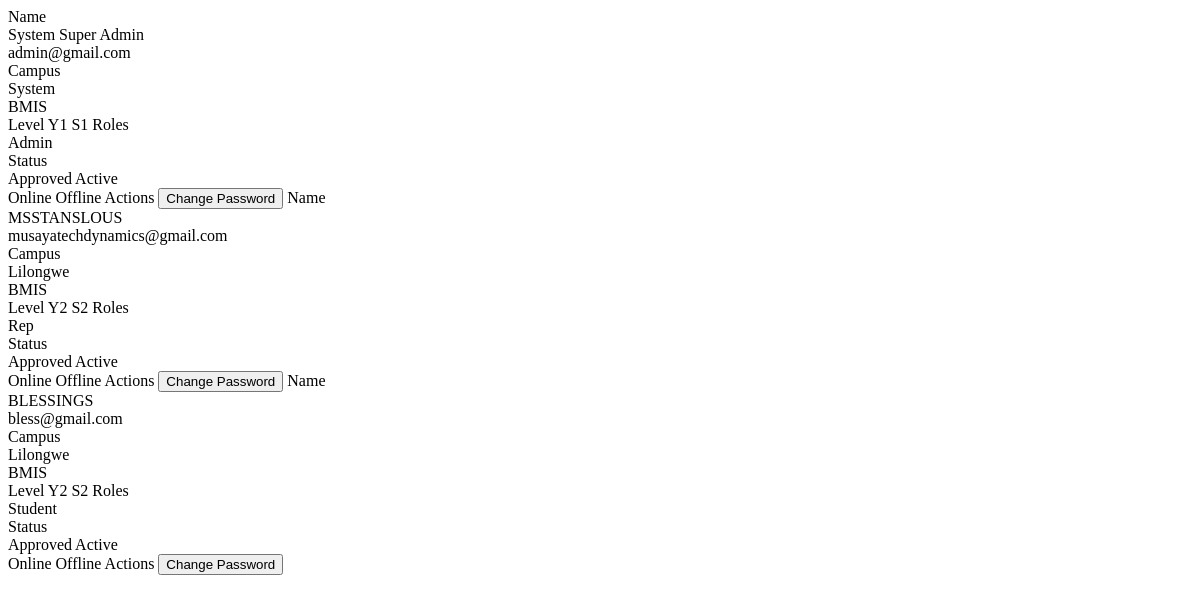
Before: /admin/table/users (signed in) with the older database file.
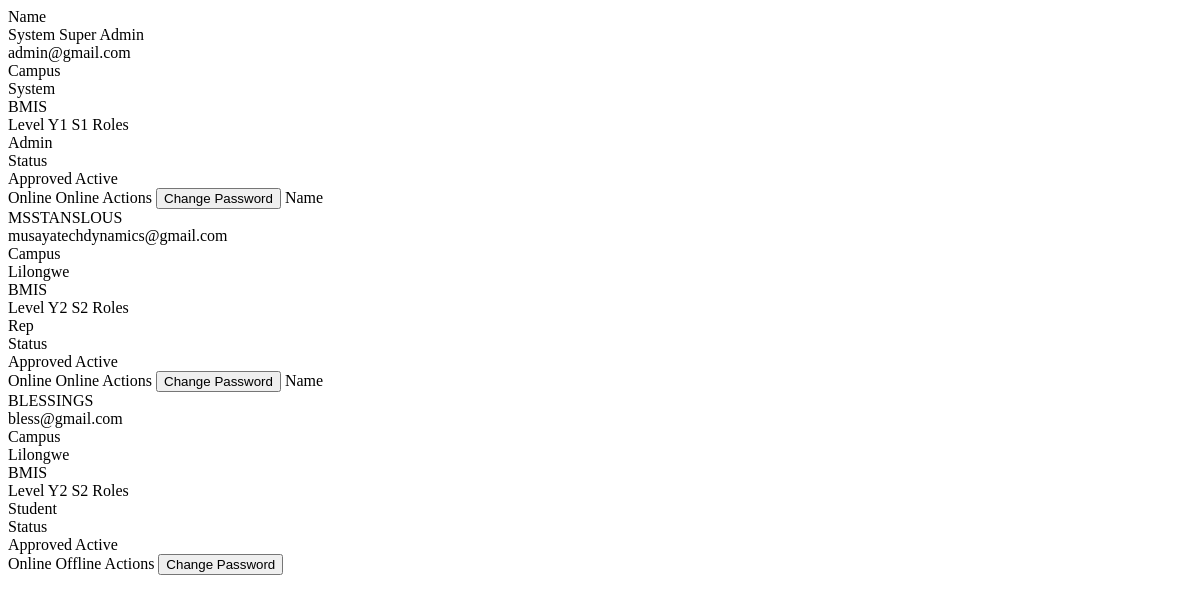
After: the same page with the newer database file.
### app/models.py (models this page shows)
class User(db.Model, UserMixin):
    id = db.Column(db.Integer, primary_key=True)
    full_name = db.Column(db.String(100), nullable=False)
    email = db.Column(db.String(120), unique=True, nullable=False)
    password_hash = db.Column(db.String(128), nullable=False)
    campus = db.Column(db.String(50), nullable=False)
    student_id = db.Column(db.String(20), nullable=True)
    phone_number = db.Column(db.String(15), nullable=True)
    year = db.Column(db.Integer, default=1)
    semester = db.Column(db.Integer, default=1)
    program_id = db.Column(db.Integer, db.ForeignKey('program.id'), nullable=False)
    is_approved = db.Column(db.Boolean, default=False)
    is_class_rep = db.Column(db.Boolean, default=False)
    is_admin = db.Column(db.Boolean, default=False)
    created_at = db.Column(db.DateTime, default=datetime.utcnow)
    theme_preference = db.Column(db.String(20), default='light')  # 'light' or 'dark'
    language_preference = db.Column(db.String(10), default='en')  # 'en' for now
    last_activity = db.Column(db.DateTime, nullable=True, default=datetime.utcnow)
    is_active = db.Column(db.Boolean, default=True)  # soft delete flag

class Program(db.Model):
    id = db.Column(db.Integer, primary_key=True)
    name = db.Column(db.String(100), nullable=False, unique=True)
    users = db.relationship('User', backref='program', lazy=True)

### app/core/routes.py (the view)
@core.route('/admin/table/users')
@login_required
def admin_users_table():
    if not current_user.is_admin:
        abort(403)
    page = request.args.get('page', 1, type=int)
    per_page = 10
    query = User.query
    paginated = paginate_query(query, page, per_page)
    return render_template('core/admin/_users_table_body.html',
                           users=paginated['items'],
                           page=paginated['page'],
                           pages=paginated['pages'],
                           now=datetime.utcnow())

### app/__init__.py (called while the page is built)
@login_manager.user_loader
def load_user(user_id):
    return User.query.get(int(user_id))

### app/core/routes.py (called while the page is built)
def paginate_query(query, page=1, per_page=10):
    total = query.count()
    items = query.offset((page - 1) * per_page).limit(per_page).all()
    return {
        'items': items,
        'total': total,
        'page': page,
        'per_page': per_page,
        'pages': (total + per_page - 1) // per_page if total > 0 else 1
    }

### app/templates/core/admin/_users_table_body.html (shortened to what this page needs)
{% for user in users %}
<tr class="block sm:table-row hover:bg-[#faf8f5] transition-colors border-b sm:border-b-0 border-[#f0ebe3] mb-4 sm:mb-0 rounded-xl sm:rounded-none shadow-sm sm:shadow-none">
    <td class="block sm:table-cell px-6 py-4 whitespace-nowrap">
        <span class="sm:hidden text-[10px] font-bold text-[#b5aaa0] uppercase tracking-wider block">Name</span>
        <div class="font-bold text-[#1a1a1a]">{{ user.full_name }}</div>
        <div class="text-[#b5aaa0] text-xs mt-0.5">{{ user.email }}</div>
    </td>
    <td class="block sm:table-cell px-6 py-4 whitespace-nowrap">
        <span class="sm:hidden text-[10px] font-bold text-[#b5aaa0] uppercase tracking-wider block">Campus</span>
        <div class="text-[#5a5248] font-semibold text-xs uppercase tracking-wide">{{ user.campus or 'N/A' }}</div>
        <div class="text-[#6b5e50] text-[10px] font-bold uppercase tracking-tight mt-0.5">{{ user.program.name }}</div>
    </td>
    <td class="block sm:table-cell px-6 py-4 whitespace-nowrap">
        <span class="sm:hidden text-[10px] font-bold text-[#b5aaa0] uppercase tracking-wider block">Level</span>
        <span class="font-mono font-black text-[#5a5248] bg-[#f5f2ec] border border-[#ede8e0] px-2 py-0.5 rounded text-xs">Y{{ user.year }} S{{ user.semester }}</span>
    </td>
    <td class="block sm:table-cell px-6 py-4 whitespace-nowrap">
        <span class="sm:hidden text-[10px] font-bold text-[#b5aaa0] uppercase tracking-wider block">Roles</span>
        <div class="flex flex-wrap gap-1">
            {% if user.is_admin %}
            <span class="bg-red-100 text-red-700 text-[9px] font-bold px-2 py-0.5 rounded-md border border-red-200">Admin</span>
            {% endif %}
            {% if user.is_class_rep %}
            <span class="bg-amber-100 text-amber-700 text-[9px] font-bold px-2 py-0.5 rounded-md border border-amber-200">Rep</span>
            {% endif %}
            {% if not user.is_admin and not user.is_class_rep %}
            <span class="bg-slate-100 text-slate-600 text-[9px] font-bold px-2 py-0.5 rounded-md border border-slate-200">Student</span>
            {% endif %}
        </div>
    </td>
    <td class="block sm:table-cell px-6 py-4 whitespace-nowrap">
        <span class="sm:hidden text-[10px] font-bold text-[#b5aaa0] uppercase tracking-wider block">Status</span>
        <div class="flex flex-col gap-1">
            {% if user.is_approved %}
            <span class="inline-flex items-center text-emerald-600 text-[10px] font-extrabold uppercase tracking-wide bg-emerald-50 border border-emerald-200 px-2 py-0.5 rounded-md">
                Approved
            </span>
            {% else %}
            <span class="inline-flex items-center text-amber-600 text-[10px] font-extrabold uppercase tracking-wide bg-amber-50 border border-amber-200 px-2 py-0.5 rounded-md">
                <span class="w-1 h-1 rounded-full bg-amber-400 mr-1"></span>Pending
            </span>
            {% endif %}
            {% if user.is_active %}
            <span class="inline-flex items-center text-emerald-600 text-[10px] font-extrabold uppercase tracking-wide bg-emerald-50 border border-emerald-200 px-2 py-0.5 rounded-md">
                Active
            </span>
            {% else %}
            <span class="inline-flex items-center text-rose-600 text-[10px] font-extrabold uppercase tracking-wide bg-rose-50 border border-rose-200 px-2 py-0.5 rounded-md">
                Deactivated
            </span>
            {% endif %}
        </div>
    </td>
    <td class="block sm:table-cell px-6 py-4 whitespace-nowrap">
        <span class="sm:hidden text-[10px] font-bold text-[#b5aaa0] uppercase tracking-wider block">Online</span>
        {% if user.last_activity and (now - user.last_activity).total_seconds() < 300 %}
        <span class="inline-flex items-center gap-1 text-emerald-600 text-[10px] font-extrabold uppercase tracking-wide">
             Online
        </span>
        {% else %}
        <span class="inline-flex items-center gap-1 text-slate-400 text-[10px] font-extrabold uppercase tracking-wide">
             Offline
        </span>
        {% endif %}
    </td>
    <td class="block sm:table-cell px-6 py-4 text-right whitespace-nowrap">
        <span class="sm:hidden text-[10px] font-bold text-[#b5aaa0] uppercase tracking-wider block">Actions</span>
        <button onclick="openPasswordModal({{ user.id }}, '{{ user.full_name }}')" class="text-[11px] font-bold text-[#6b5e50] hover:text-[#1a1a1a] underline underline-offset-4 decoration-[#ede8e0] transition-colors cursor-pointer">
            Change Password
        </button>
    </td>
</tr>
{% endfor %}

Changed rows visible on the page:
changed User "System Super Admin": last_activity "Offline" → "Online"
changed User "MSSTANSLOUS": last_activity "Offline" → "Online"
